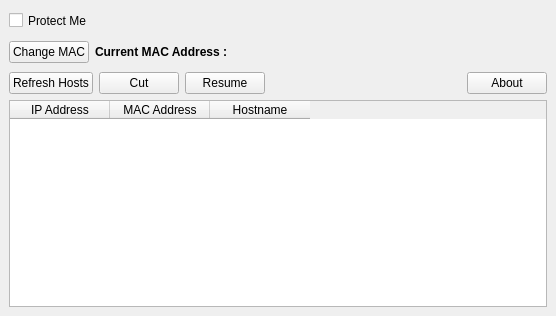
<?xml version="1.0" encoding="UTF-8"?>
<ui version="4.0">
 <class>MainWindow</class>
 <widget class="QMainWindow" name="MainWindow">
  <property name="geometry">
   <rect>
    <x>0</x>
    <y>0</y>
    <width>556</width>
    <height>316</height>
   </rect>
  </property>
  <property name="sizePolicy">
   <sizepolicy hsizetype="Expanding" vsizetype="Expanding">
    <horstretch>0</horstretch>
    <verstretch>0</verstretch>
   </sizepolicy>
  </property>
  <property name="windowTitle">
   <string>TuxCut-4.0</string>
  </property>
  <property name="windowIcon">
   <iconset resource="../pix.qrc">
    <normaloff>:/pix/pix/tuxcut.png</normaloff>:/pix/pix/tuxcut.png</iconset>
  </property>
  <widget class="QWidget" name="centralwidget">
   <layout class="QVBoxLayout" name="verticalLayout">
    <item>
     <layout class="QHBoxLayout" name="horizontalLayout">
      <item>
       <widget class="QCheckBox" name="cbox_protection">
        <property name="minimumSize">
         <size>
          <width>101</width>
          <height>23</height>
         </size>
        </property>
        <property name="maximumSize">
         <size>
          <width>110</width>
          <height>23</height>
         </size>
        </property>
        <property name="text">
         <string>Protect Me</string>
        </property>
       </widget>
      </item>
      <item>
       <spacer name="horizontalSpacer_3">
        <property name="orientation">
         <enum>Qt::Horizontal</enum>
        </property>
        <property name="sizeHint" stdset="0">
         <size>
          <width>40</width>
          <height>20</height>
         </size>
        </property>
       </spacer>
      </item>
     </layout>
    </item>
    <item>
     <layout class="QHBoxLayout" name="horizontalLayout_2">
      <item>
       <widget class="QPushButton" name="btn_changemac">
        <property name="text">
         <string>Change MAC</string>
        </property>
        <property name="icon">
         <iconset resource="../pix.qrc">
          <normaloff>:/pix/pix/mac.png</normaloff>:/pix/pix/mac.png</iconset>
        </property>
        <property name="iconSize">
         <size>
          <width>20</width>
          <height>20</height>
         </size>
        </property>
       </widget>
      </item>
      <item>
       <widget class="QLabel" name="label">
        <property name="text">
         <string>&lt;html&gt;&lt;head/&gt;&lt;body&gt;&lt;p&gt;&lt;span style=&quot; font-weight:600;&quot;&gt;Current MAC Address :&lt;/span&gt;&lt;/p&gt;&lt;/body&gt;&lt;/html&gt;</string>
        </property>
        <property name="alignment">
         <set>Qt::AlignLeading|Qt::AlignLeft|Qt::AlignVCenter</set>
        </property>
        <property name="margin">
         <number>1</number>
        </property>
        <property name="indent">
         <number>-1</number>
        </property>
       </widget>
      </item>
      <item>
       <widget class="QLabel" name="lbl_mac">
        <property name="text">
         <string>&lt;html&gt;&lt;head/&gt;&lt;body&gt;&lt;p&gt;&lt;br/&gt;&lt;/p&gt;&lt;/body&gt;&lt;/html&gt;</string>
        </property>
       </widget>
      </item>
      <item>
       <spacer name="horizontalSpacer">
        <property name="orientation">
         <enum>Qt::Horizontal</enum>
        </property>
        <property name="sizeHint" stdset="0">
         <size>
          <width>40</width>
          <height>20</height>
         </size>
        </property>
       </spacer>
      </item>
     </layout>
    </item>
    <item>
     <layout class="QHBoxLayout" name="horizontalLayout_3">
      <item>
       <widget class="QPushButton" name="btn_refresh">
        <property name="text">
         <string>Refresh Hosts</string>
        </property>
        <property name="icon">
         <iconset resource="../pix.qrc">
          <normaloff>:/pix/pix/refresh.png</normaloff>:/pix/pix/refresh.png</iconset>
        </property>
        <property name="iconSize">
         <size>
          <width>20</width>
          <height>20</height>
         </size>
        </property>
       </widget>
      </item>
      <item>
       <widget class="QPushButton" name="btn_cut">
        <property name="enabled">
         <bool>true</bool>
        </property>
        <property name="text">
         <string>Cut</string>
        </property>
        <property name="icon">
         <iconset resource="../pix.qrc">
          <normaloff>:/pix/pix/cut.png</normaloff>:/pix/pix/cut.png</iconset>
        </property>
        <property name="iconSize">
         <size>
          <width>20</width>
          <height>20</height>
         </size>
        </property>
       </widget>
      </item>
      <item>
       <widget class="QPushButton" name="btn_resume">
        <property name="text">
         <string>Resume</string>
        </property>
        <property name="icon">
         <iconset resource="../pix.qrc">
          <normaloff>:/pix/pix/resume.png</normaloff>:/pix/pix/resume.png</iconset>
        </property>
        <property name="iconSize">
         <size>
          <width>20</width>
          <height>20</height>
         </size>
        </property>
       </widget>
      </item>
      <item>
       <spacer name="horizontalSpacer_4">
        <property name="orientation">
         <enum>Qt::Horizontal</enum>
        </property>
        <property name="sizeHint" stdset="0">
         <size>
          <width>40</width>
          <height>20</height>
         </size>
        </property>
       </spacer>
      </item>
      <item>
       <widget class="QPushButton" name="btn_about">
        <property name="text">
         <string>About</string>
        </property>
        <property name="icon">
         <iconset resource="../pix.qrc">
          <normaloff>:/pix/pix/about.png</normaloff>:/pix/pix/about.png</iconset>
        </property>
        <property name="iconSize">
         <size>
          <width>20</width>
          <height>20</height>
         </size>
        </property>
       </widget>
      </item>
     </layout>
    </item>
    <item>
     <widget class="QTableWidget" name="table_hosts">
      <property name="lineWidth">
       <number>1</number>
      </property>
      <property name="selectionBehavior">
       <enum>QAbstractItemView::SelectRows</enum>
      </property>
      <property name="showGrid">
       <bool>false</bool>
      </property>
      <attribute name="horizontalHeaderVisible">
       <bool>true</bool>
      </attribute>
      <attribute name="verticalHeaderVisible">
       <bool>false</bool>
      </attribute>
      <column>
       <property name="text">
        <string>IP Address</string>
       </property>
      </column>
      <column>
       <property name="text">
        <string>MAC Address</string>
       </property>
      </column>
      <column>
       <property name="text">
        <string>Hostname</string>
       </property>
      </column>
     </widget>
    </item>
   </layout>
  </widget>
  <action name="action_quit">
   <property name="icon">
    <iconset resource="../pix.qrc">
     <normaloff>:/pix/pix/close.png</normaloff>:/pix/pix/close.png</iconset>
   </property>
   <property name="text">
    <string>Quit</string>
   </property>
  </action>
  <action name="action_change_mac">
   <property name="icon">
    <iconset resource="../pix.qrc">
     <normaloff>:/pix/pix/mac.png</normaloff>:/pix/pix/mac.png</iconset>
   </property>
   <property name="text">
    <string>Change MAC</string>
   </property>
  </action>
 </widget>
 <resources>
  <include location="../pix.qrc"/>
 </resources>
 <connections>
  <connection>
   <sender>cbox_protection</sender>
   <signal>stateChanged(int)</signal>
   <receiver>MainWindow</receiver>
   <slot>on_protection_changes()</slot>
   <hints>
    <hint type="sourcelabel">
     <x>51</x>
     <y>24</y>
    </hint>
    <hint type="destinationlabel">
     <x>172</x>
     <y>7</y>
    </hint>
   </hints>
  </connection>
  <connection>
   <sender>btn_refresh</sender>
   <signal>clicked()</signal>
   <receiver>MainWindow</receiver>
   <slot>on_refresh_clicked()</slot>
   <hints>
    <hint type="sourcelabel">
     <x>103</x>
     <y>71</y>
    </hint>
    <hint type="destinationlabel">
     <x>270</x>
     <y>27</y>
    </hint>
   </hints>
  </connection>
  <connection>
   <sender>btn_cut</sender>
   <signal>clicked()</signal>
   <receiver>MainWindow</receiver>
   <slot>on_cut_clicked()</slot>
   <hints>
    <hint type="sourcelabel">
     <x>208</x>
     <y>71</y>
    </hint>
    <hint type="destinationlabel">
     <x>320</x>
     <y>41</y>
    </hint>
   </hints>
  </connection>
  <connection>
   <sender>btn_resume</sender>
   <signal>clicked()</signal>
   <receiver>MainWindow</receiver>
   <slot>on_resume_clicked()</slot>
   <hints>
    <hint type="sourcelabel">
     <x>319</x>
     <y>97</y>
    </hint>
    <hint type="destinationlabel">
     <x>362</x>
     <y>60</y>
    </hint>
   </hints>
  </connection>
  <connection>
   <sender>action_quit</sender>
   <signal>triggered()</signal>
   <receiver>MainWindow</receiver>
   <slot>on_quit_triggered()</slot>
   <hints>
    <hint type="sourcelabel">
     <x>-1</x>
     <y>-1</y>
    </hint>
    <hint type="destinationlabel">
     <x>274</x>
     <y>131</y>
    </hint>
   </hints>
  </connection>
  <connection>
   <sender>action_change_mac</sender>
   <signal>triggered()</signal>
   <receiver>MainWindow</receiver>
   <slot>change_mac()</slot>
   <hints>
    <hint type="sourcelabel">
     <x>-1</x>
     <y>-1</y>
    </hint>
    <hint type="destinationlabel">
     <x>274</x>
     <y>131</y>
    </hint>
   </hints>
  </connection>
  <connection>
   <sender>btn_changemac</sender>
   <signal>clicked()</signal>
   <receiver>MainWindow</receiver>
   <slot>change_mac()</slot>
   <hints>
    <hint type="sourcelabel">
     <x>77</x>
     <y>46</y>
    </hint>
    <hint type="destinationlabel">
     <x>453</x>
     <y>14</y>
    </hint>
   </hints>
  </connection>
 </connections>
 <slots>
  <slot>on_protection_changes()</slot>
  <slot>on_refresh_clicked()</slot>
  <slot>on_cut_clicked()</slot>
  <slot>on_resume_clicked()</slot>
  <slot>on_quit_triggered()</slot>
  <slot>change_mac()</slot>
 </slots>
</ui>
